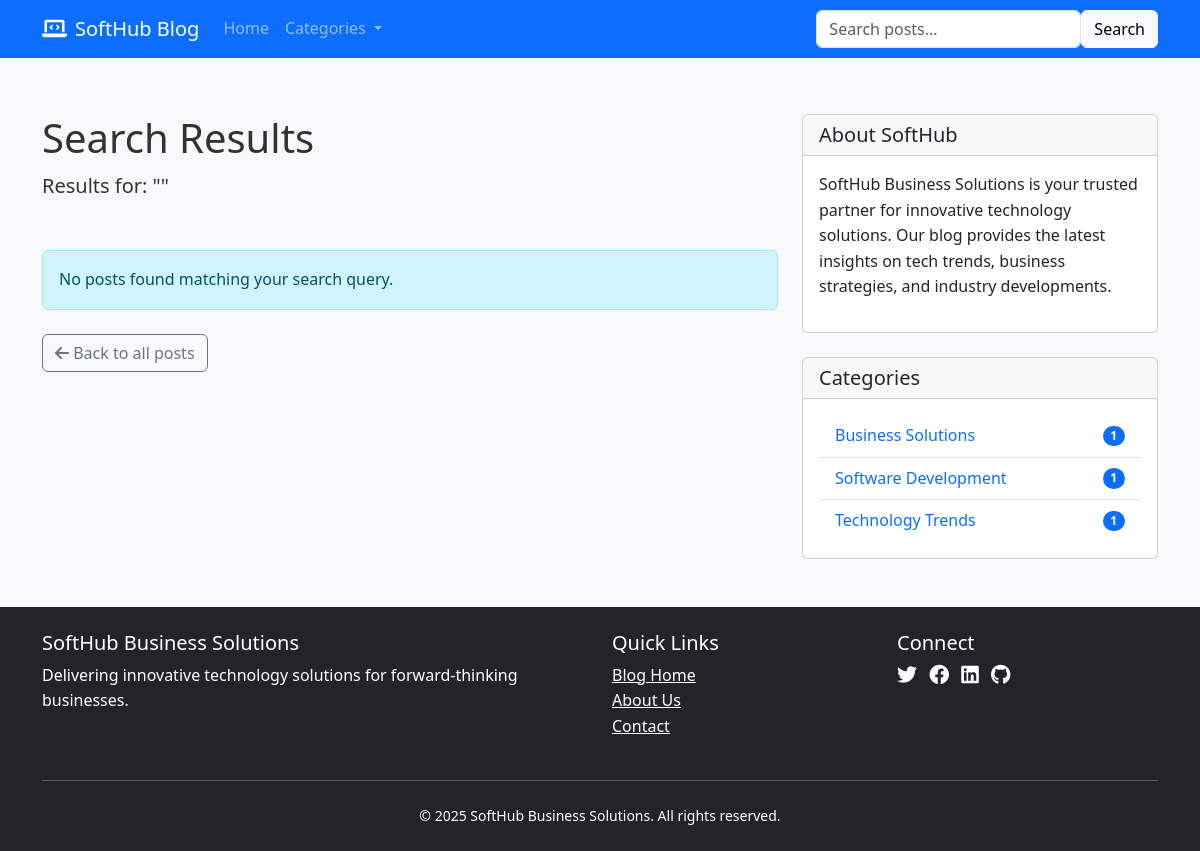
The app's page /blog/search/ with its own data.
### blog/models.py (models this page shows, shortened)
class Category(models.Model):
    name = models.CharField(max_length=100)
    slug = models.SlugField(max_length=100, unique=True)
    description = models.TextField(blank=True)
    class Meta:
        verbose_name = 'Category'
        verbose_name_plural = 'Categories'
        ordering = ['name']
    def get_absolute_url(self):
        return reverse('blog:category_posts', args=[self.slug])

### blog/views.py (the view)
# urls.py: path('search/', views.SearchResultsView.as_view(), name='search_results'),
class SearchResultsView(ListView):
    model = Post
    template_name = 'blog/search_results.html'
    context_object_name = 'posts'
    paginate_by = 5
    def get_queryset(self):
        query = self.request.GET.get('q', '')
        if query:
            return Post.objects.filter(
                Q(title__icontains=query) | Q(content__icontains=query),
                published=True
            )
        return Post.objects.none()
    def get_context_data(self, **kwargs):
        context = super().get_context_data(**kwargs)
        context['query'] = self.request.GET.get('q', '')
        context['categories'] = Category.objects.all()
        context['search_form'] = SearchForm()
        return context

### blog/forms.py
class SearchForm(forms.Form):
    q = forms.CharField(
        label='',
        widget=forms.TextInput(attrs={
            'class': 'form-control me-2',
            'placeholder': 'Search posts...',
            'aria-label': 'Search'
        })
    )

### blog/templates/blog/search_results.html (shortened to what this page needs)
{% extends 'blog/base.html' %}
{% block content %}
<div class="mb-5">
    <h1 class="mb-2">Search Results</h1>
    <p class="lead">Results for: "{{ query }}"</p>
</div>
{% if posts %}
    {% for post in posts %}
    <article class="card mb-4 post-card">
        <div class="row g-0">
            {% if post.featured_image %}
            <div class="col-md-4">
                <a href="{{ post.get_absolute_url }}">
                    <img src="{{ post.featured_image.url }}" class="img-fluid rounded-start post-card-image" alt="{{ post.title }}">
                </a>
            </div>
            <div class="col-md-8">
            {% else %}
            <div class="col-md-12">
            {% endif %}
                <div class="card-body">
                    <h2 class="card-title">
                        <a href="{{ post.get_absolute_url }}" class="text-decoration-none">{{ post.title }}</a>
                    </h2>
                    <p class="card-text text-muted">
                        <small>
                            <i class="far fa-calendar-alt"></i> {{ post.created_at|date:"F j, Y" }} |
                            <i class="far fa-user-circle"></i> {{ post.author.get_full_name|default:post.author.username }} |
                            <i class="far fa-folder"></i>
                            {% for category in post.categories.all %}
                                <a href="{{ category.get_absolute_url }}" class="text-decoration-none">{{ category.name }}</a>{% if not forloop.last %}, {% endif %}
                            {% endfor %}
                        </small>
                    </p>
                    <div class="card-text mb-3">
                        {{ post.get_excerpt|safe }}
                    </div>
                    <a href="{{ post.get_absolute_url }}" class="btn btn-primary">Read more</a>
                </div>
            </div>
        </div>
    </article>
    {% endfor %}
{% else %}
    <div class="alert alert-info">
        <p class="mb-0">No posts found matching your search query.</p>
    </div>
{% endif %}
<div class="mt-4">
    <a href="{% url 'blog:post_list' %}" class="btn btn-outline-secondary">
        <i class="fas fa-arrow-left"></i> Back to all posts
    </a>
</div>
{% endblock %}

### blog/templates/blog/base.html (shortened to what this page needs)
<!DOCTYPE html>
<html lang="en">
<head>
    <link href="https://cdn.jsdelivr.net/npm/bootstrap@5.3.0-alpha1/dist/css/bootstrap.min.css" rel="stylesheet">
    <link rel="stylesheet" href="https://cdnjs.cloudflare.com/ajax/libs/font-awesome/6.0.0/css/all.min.css">
    {% load static %}
    <link rel="stylesheet" href="{% static 'blog/css/styles.css' %}">
</head>
<body>
    <header>
        <nav class="navbar navbar-expand-lg navbar-dark bg-primary">
            <div class="container">
                <a class="navbar-brand" href="{% url 'blog:post_list' %}">
                    <i class="fas fa-laptop-code me-2"></i>SoftHub Blog
                </a>
                <div class="collapse navbar-collapse" id="navbarSupportedContent">
                    <ul class="navbar-nav me-auto mb-2 mb-lg-0">
                        <li class="nav-item">
                            <a class="nav-link {% if request.path == '/blog/' %}active{% endif %}" href="{% url 'blog:post_list' %}">Home</a>
                        </li>
                        <li class="nav-item dropdown">
                            <a class="nav-link dropdown-toggle" href="#" id="navbarDropdown" role="button" data-bs-toggle="dropdown" aria-expanded="false">
                                Categories
                            </a>
                        </li>
                    </ul>
                    <form class="d-flex" action="{% url 'blog:search_results' %}" method="get">
                        {{ search_form }}
                        <button class="btn btn-light" type="submit">Search</button>
                    </form>
                </div>
            </div>
        </nav>
    </header>
    <main class="container py-4">
        <div class="row">
            <div class="col-md-8">
                {% block content %}{% endblock %}
            </div>
            <div class="col-md-4">
                <div class="card mb-4">
                    <div class="card-header">
                        <h5 class="mb-0">About SoftHub</h5>
                    </div>
                    <div class="card-body">
                        <p>SoftHub Business Solutions is your trusted partner for innovative technology solutions. Our blog provides the latest insights on tech trends, business strategies, and industry developments.</p>
                    </div>
                </div>
                <div class="card">
                    <div class="card-header">
                        <h5 class="mb-0">Categories</h5>
                    </div>
                    <div class="card-body">
                        <ul class="list-group list-group-flush">
                            {% for category in categories %}
                            <li class="list-group-item d-flex justify-content-between align-items-center">
                                <a href="{{ category.get_absolute_url }}" class="text-decoration-none">{{ category.name }}</a>
                                <span class="badge bg-primary rounded-pill">{{ category.posts.count }}</span>
                            </li>
                            {% empty %}
                            <li class="list-group-item">No categories available</li>
                            {% endfor %}
                        </ul>
                    </div>
                </div>
            </div>
        </div>
    </main>
    <footer class="bg-dark text-white mt-4 py-4">
        <div class="container">
            <div class="row">
                <div class="col-md-6">
                    <h5>SoftHub Business Solutions</h5>
                    <p>Delivering innovative technology solutions for forward-thinking businesses.</p>
                </div>
                <div class="col-md-3">
                    <h5>Quick Links</h5>
                    <ul class="list-unstyled">
                        <li><a href="{% url 'blog:post_list' %}" class="text-white">Blog Home</a></li>
                        <li><a href="#" class="text-white">About Us</a></li>
                        <li><a href="#" class="text-white">Contact</a></li>
                    </ul>
                </div>
                <div class="col-md-3">
                    <h5>Connect</h5>
                    <div class="social-links">
                        <a href="#" class="text-white me-2"><i class="fab fa-twitter fa-lg"></i></a>
                        <a href="#" class="text-white me-2"><i class="fab fa-facebook fa-lg"></i></a>
                        <a href="#" class="text-white me-2"><i class="fab fa-linkedin fa-lg"></i></a>
                        <a href="#" class="text-white"><i class="fab fa-github fa-lg"></i></a>
                    </div>
                </div>
            </div>
            <hr class="my-4">
            <div class="row">
                <div class="col-md-12">
                    <p class="small text-center mb-0">&copy; {% now "Y" %} SoftHub Business Solutions. All rights reserved.</p>
                </div>
            </div>
        </div>
    </footer>
</body>
</html>

### blog/static/blog/css/styles.css (style rules this page uses)
body { font-family: 'Segoe UI', Tahoma, Geneva, Verdana, sans-serif; color: #333; line-height: 1.6; background-color: #f8f9fa; }
header { margin-bottom: 2rem; }
.social-links a { transition: opacity 0.3s ease; }

### records on screen
Category: name "Business Solutions", posts.count "1"
Category: name "Software Development", posts.count "1"
Category: name "Technology Trends", posts.count "1"
